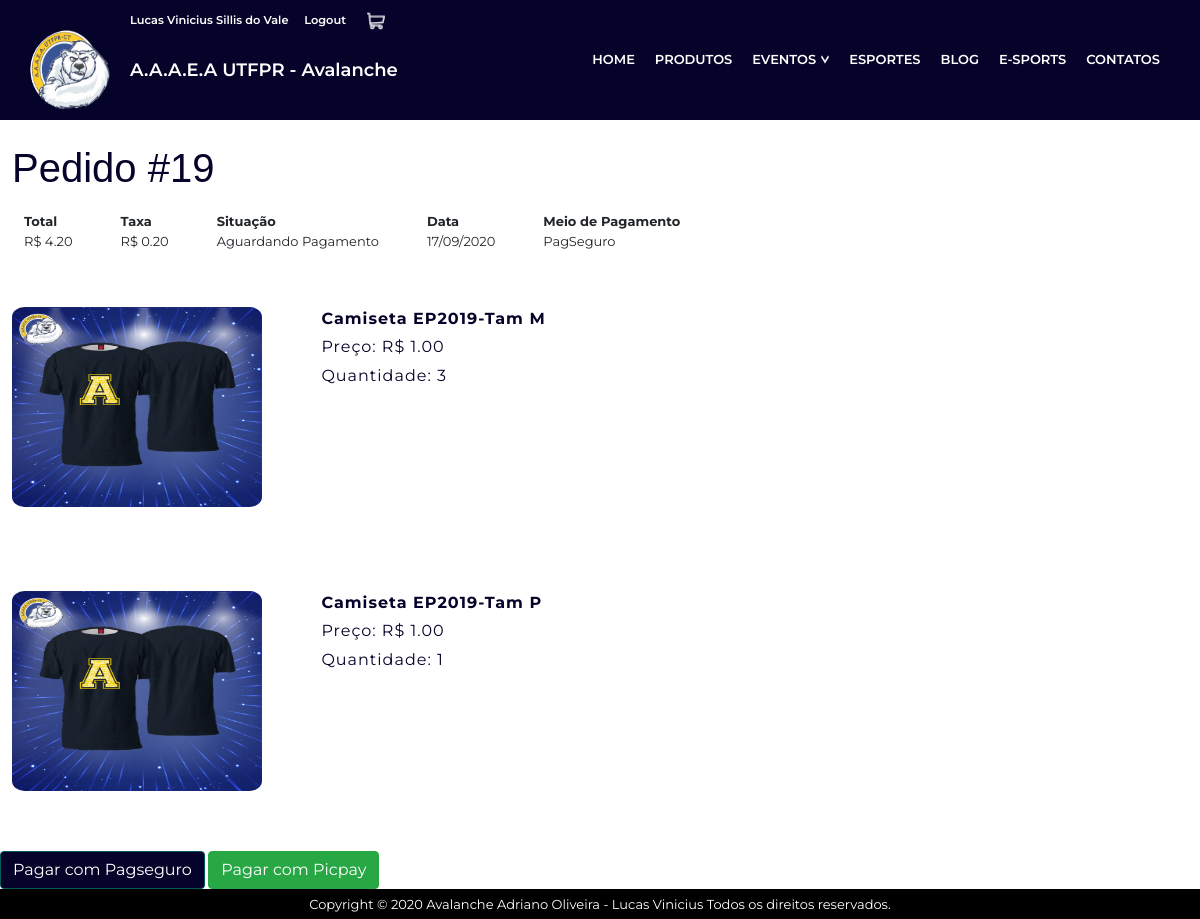
The page /Meus_Pedidos/19 (signed in) on the database its author committed.
### Contas/models.py (models this page shows, shortened)
class user(AbstractBaseUser, PermissionsMixin):
    Cursos = (
    ('Nenhum', 'Nenhum'), ('Administração', 'Administração'), ('Arquitetura e Urbanismo', 'Arquitetura e Urbanismo'),
    ('Bacharelado em Química', 'Bacharelado em Química'),
    ('Comunicação Organizacional', 'Comunicação Organizacional'),
    ('Design', 'Design'),
    ('Educação Física', 'Educação Física'),
    ('Engenharia Ambiental e Sanitária', 'Engenharia Ambiental e Sanitária'),
    ('Engenharia Civil', 'Engenharia Civil'),
    ('Engenharia de Computação', 'Engenharia de Computação'),
    ('Engenharia de Controle e Automação', 'Engenharia de Controle e Automação'),
    ('Engenharia Elétrica', 'Engenharia Elétrica'),
    ('Engenharia Eletrônica', 'Engenharia Eletrônica'),
    ('Engenharia Mecânica', 'Engenharia Mecânica'),
    ('Engenharia Mecatrônica', 'Engenharia Mecatrônica'),
    ('Licenciatura em Física', 'Licenciatura em Física'),
    ('Licenciatura em Letras Inglês', 'Licenciatura em Letras Inglês'),
    ('Licenciatura em Letras Português', 'Licenciatura em Letras Português'),
    ('Licenciatura em Matemática', 'Licenciatura em Matemática'),
    ('Licenciatura em Química', 'Licenciatura em Química'),
    ('Sistemas da Informação', 'Sistemas da Informação'),
    ('Tecnologia em Controle e Automação', 'Tecnologia em Controle e Automação'),
    ('Tecnologia em Design Gráfico', 'Tecnologia em Design Gráfico'),
    ('Tecnologia em Radiologia', 'Tecnologia em Radiologia'),
    ('Tecnologia em Sistemas de Telecomunicação', 'Tecnologia em sistemas de Telecomunicação')
    )
    Nome_completo = models.CharField(max_length=255, null=True,unique=True,help_text="Digite o seu nome COMPLETO")
    email = models.EmailField(max_length=255, unique=True, null=True)
    is_active = models.BooleanField(default=True, null=True)
    is_staff = models.BooleanField(default=False, null=True,verbose_name='Diretor')
    Socio = models.BooleanField(default=False, null=True)
    CPF = BRCPFField(max_length=14,unique=True,blank=False,null=False)
    Curso = models.CharField(max_length=255, choices=Cursos, null=True)
    Registro_Academico = models.IntegerField(blank=True,unique=True,null=True,help_text="Caso não é aluno da utfpr,deixar em Branco")
    Telefone = PhoneNumberField(null=False,blank=False,region='BR')
    termos = models.BooleanField(default=True, null=False,verbose_name="Termo de Aceite")
    timestamp = models.DateTimeField(auto_now_add=True, null=True)
    objects = UserManager()
    USERNAME_FIELD = 'email'
    REQUIRED_FIELDS = ['Nome_completo', 'CPF', 'Curso','Telefone']
    @property
    def get_socio(self):
        return self.Socio
    class Meta:
        verbose_name = 'Usuário'
        verbose_name_plural = 'Usuários'
        ordering = ['Nome_completo']

### ecommerce/models.py (models this page shows, shortened)
class pedidos(models.Model):
    STATUS_CHOICES = (
        (0,'Aguardando Pagamento'),
        (1,'Pagamento Concluído'),
        (2,'Entregue'),
        (3,'Cancelada'),
    )
    PAGAMENTO_CHOICES = (
        ('Deposito','Depósito'),
        ('PagSeguro','PagSeguro'),
        ('PicPay','PicPay'),
    )
    usuario = models.ForeignKey(settings.AUTH_USER_MODEL,verbose_name='Usuário',on_delete=models.CASCADE)
    status = models.IntegerField(choices=STATUS_CHOICES,verbose_name='Status do pedido',default=0,blank=True)
    pagamento = models.CharField(max_length=255,choices=PAGAMENTO_CHOICES,blank=False,null=False,verbose_name='Opção de Pagamento',default='Deposito')
    criado = models.DateField(auto_now_add=True,verbose_name='Data de criação')
    objects = pedidosmanager()
    class Meta:
        verbose_name = 'Pedido'
        verbose_name_plural = 'Pedidos'
    def total(self):
        aggregate_queryset = self.Itens.aggregate(total = models.Sum(models.F('preco')*models.F('quantidade'),output_field =models.DecimalField()))
        return float(aggregate_queryset['total'])

class itemPedido(models.Model):
    pedido = models.ForeignKey(pedidos,verbose_name='Pedido',related_name='Itens',on_delete=models.CASCADE)
    produto = models.ForeignKey(produtos, verbose_name='Produtos', on_delete=models.CASCADE)
    quantidade = models.PositiveIntegerField(verbose_name='Quantidade do item no carrinho', default=1)
    preco = models.DecimalField(decimal_places=2, max_digits=6, verbose_name='Preço')
    class Meta:
        verbose_name = 'item do pedido'
        verbose_name_plural = 'itens do Pedidos'

class produtos(models.Model):
    status = (('Ativo', 'Ativo'), ('Encerrado', 'Encerrado'),)
    modelo = models.ForeignKey(produtobase, verbose_name='Base',null=True,
                               related_name='Produtos',related_query_name='Produtos_Query',on_delete=models.CASCADE)
    name = models.CharField(max_length=255,null = False,blank = False,verbose_name='Nome')
    estoque = models.PositiveIntegerField(verbose_name='Quantidade em estoque')
    Status = models.CharField(max_length=30, null=True, blank=True, choices=status, default='Ativo')
    slug = AutoSlugField(populate_from='name')
    class Meta:
        verbose_name = 'Modelo'
        verbose_name_plural = 'Modelos'
        ordering = ['name']
    def __str__(self):
        return f'{self.modelo.name}-{self.name}'

class produtobase(models.Model):
    Destaque = (('Sim', 'Sim'), ('Não', 'Não'),)
    name = models.CharField(max_length=255,null = False,blank = False,verbose_name='Nome')
    descricao = models.TextField(null = False,blank = False,verbose_name='Descrição')
    thumb = StdImageField(upload_to=get_file_path, null=False, blank=False, verbose_name='thumbnail')
    preco = models.DecimalField(decimal_places=2, max_digits=6, verbose_name='Preço')
    p_socio = models.DecimalField(decimal_places=2, max_digits=6, verbose_name='Preço para Sócio')
    destaque =  models.CharField(max_length=30, null=True, blank=True, choices=Destaque, default='Não')
    slug = AutoSlugField(populate_from='name')
    pub_date = models.DateField(auto_now_add=True, verbose_name='Data de Criação')
    class Meta:
        verbose_name = 'Produto Base'
        verbose_name_plural = 'Produtos Base'
        ordering = ['name']

### ecommerce/views.py (the view)
# urls.py: path('Meus_Pedidos/<int:pk>',PedidoView.as_view(),name = 'PedidoView'),
class PedidoView(LoginRequiredMixin,DetailView):
    template_name = 'PadraoPedido.html'
    query_pk_and_slug = 'pk'
    login_url = 'Login'
    def get_queryset(self):
        return pedidos.objects.filter(usuario = self.request.user)

### ecommerce/templates/PadraoPedido.html (shortened to what this page needs)
{% extends 'Base.html' %}
{%load static%}
{%load bootstrap4 %}
{%block body%}
<div class="order">
    <h2>Pedido #{{ pedidos.pk }}</h2>
        <dl class="dl-horizontal">
            <div class = "order-info-item">
                <dt>Total</dt>
                <dd id="total"> R$ {{ object.total|floatformat:"2"}}</dd>
             </div>
            <div class = "order-info-item">
                <dt>Taxa</dt>
                <dd id="taxa"> R$ {{ object.total|floatformat:"2"}}</dd>
            </div>
            <div class = "order-info-item">
                <dt>Situação</dt>
                <dd>{{ object.get_status_display }}</dd>
            </div>
            <div class = "order-info-item">
                <dt>Data</dt>
                <dd>{{ object.criado|date:"d/m/Y" }}</dd>
            </div>
            <div class = "order-info-item">
                <dt>Meio de Pagamento</dt>
                <dd>{{ object.get_pagamento_display }}</dd>
            </div>
    </dl>
    {% for item in object.Itens.all %}
        <section class="order-section">
                <div class="order-section-image">
                    <img src="{{item.produto.modelo.thumb.url}}" width="150" height="150">
                </div>
                <div class="order-section-info">
                    <p><strong>{{item.produto}}</strong></p>
                    <p>Preço: R$ {{item.preco|floatformat:"2"}}</p>
                    <p>Quantidade: {{item.quantidade}}</p>
                </div>
        </section>
        {%endfor%}
    {%if object.status == 0 %}
        <div class = "checkout-buttons">
            {% buttons%}
                <a href="{%url 'PagSeguro' pedidos.pk %}"><button class="btn btn-primary">Pagar com Pagseguro</button></a>
                <a href="{%url 'Picpay' pedidos.pk %}"><button class="btn btn-success">Pagar com Picpay</button></a>
            {% endbuttons %}
        </div>
    {%endif%}
</div>
{%endblock%}

### Avalancheutfpr/templates/Base.html (shortened to what this page needs)
{% load static %}
{%load bootstrap4 %}
<html>
	<head>
        {% bootstrap_css %}
		<link href="{% static 'css/style.css' %}" rel="stylesheet"/>
	</head>
	<body>
		<header>
            {%if user.is_authenticated%}
            <div class="adicional">
            <div class="usuario"><pre><a href="{%url 'Minha_Conta'%}">{{user.Nome_completo}}</a>     <a href="{%url 'Logout'%}">Logout</a> </pre></div>
            <a href="{% url 'Carrinho'%}"><div class="cart-icon"><img src="{% static 'assets/Cart.png' %}"></div></a>
            </div>
            {%else%}
    <div class="adicional">
        <div class="usuario"><pre><a href="{%url 'Login'%}">Login</a>     <a href="{%url 'Cadastro'%}">Cadastre-se</a></pre></div>
        <a href="{% url 'Carrinho'%}"><div class="cart-icon"><img src="{% static 'assets/Cart.png' %}"></div></a>
    </div>
            {%endif%}
    <div class="header">
        <div class="logo">
            <div class="logoimg"><a href="{% url 'Home'%}"><img src="{%static 'assets/logo.png'%}"></a></div>
        </div>
        <div class="logo-texto"><a href="{% url 'Home'%}">A.A.A.E.A UTFPR - Avalanche</a></div>
        <div class="menu">
             <nav class="menu_nav">
                <ul>
                    <li ><a href="{% url 'Home' %}">Home</a></li>
                    <li><a href="{% url 'Produtos'%}">Produtos</a></li>
                    <li><a href="#">Eventos<img src="{% static 'assets/seta-baixo.png'%}"></a>
                    </li>
                    <li><a href="{% url 'Esportes'%}">Esportes</a></li>
                    <li><a href="{% url 'Blog'%}">Blog</a></li>
                    <li><a href="{% url 'E-sports'%}">E-Sports</a></li>
                    <li><a href="{% url 'Contatos'%}">Contatos</a></li>
                </ul>
            </nav>
        </div>
    </div>
    </header>
		{%block body%}
		{%endblock%}
		<footer>
    <div class="footer--area">
        <div class="footer--item">
                Copyright © 2020  Avalanche Adriano Oliveira - Lucas Vinicius Todos os direitos reservados.
        </div>
    </div>
</footer>
	</body>
</html>

### Avalancheutfpr/static/css/style.css (style rules this page uses)
* { margin:0; padding:0; box-sizing:border-box; }
body { font-family:'Montserrat', Arial, Helvetica, sans-serif; font-size:13px; overflow-x:hidden; }
header { height:120px; background-color:#050329 ; color:#FFF; position: sticky; top: 0; }
.adicional { max-width:1140px; height:20px; margin:auto; padding-top: 12px; display:flex; }
.adicional .usuario a, .adicional .usuario pre { text-decoration: none; font-weight: 600; font-family:'Montserrat', Arial, Helvetica, sans-serif; color: #FFF; }
.adicional .usuario { margin-left: 100px; }
.adicional img { width: 18px; height: 18px; margin-left: 100%; }
.header { max-width:1140px; height:100px; margin:auto; display:flex; align-items:center; }
.logo { width:100px; }
.logoimg img { width:80px; height:80px; background-color:#050329; border-radius:40px; }
.logo-texto { font-size: 18px; font-weight: 600; }
.logo-texto a { text-decoration:None; color:white; }
.menu { flex:1; display:flex; justify-content: flex-end; }
.menu li { list-style:none; }
.menu ul { display:flex; position:relative; }
.menu li a { display:flex; color:#FFF; text-transform: uppercase; font-weight: 600; text-decoration: none; padding-left:10px; padding-right:10px; height:35px; align-items:center; border-bottom:5px solid #050329; }
nav img { width: 13px; height: 13px; padding-left: 5px; }
footer { background-color:#000; }
.footer--item { display: flex; justify-content: center; max-width:1140px; height: 30px; line-height: 30px; margin:auto; color:#FFF; font-size:13px; padding:0 10px 10px 10px; }
.order { min-height:92vh; display:flex; flex-direction:column; }
.order h2 { font-family:'Road_Rage', Arial, Helvetica, sans-serif; color:#050329; padding-top:1vh; margin: 2vh 1vw 1vw 1vw; font-size:40px; }
.dl-horizontal { display:flex; flex-direction:row; flex-wrap:wrap; }
.order-info-item { padding: 1vh 1vw 1vh 1vw; margin-right:1vw; margin-left:1vw; }
.order-section { display:flex; flex-direction:row; width:100%; padding:2% 0% 5% 1% ; }
.order-section-image { padding-right:5%; }
.order-section-image img { border-radius:5%; width:250px; height:200px; }
.order-section-info { display:flex; flex-direction:column; flex-wrap:wrap; }
.order-section-info p { font-size:16px; font-stretch: extra-expanded; margin-bottom:2%; letter-spacing:1px; color:#050329; }
.btn-primary { color:#fff;background-color:#050329;border-color:#005a5a }

### rows shown on the page
user: Nome_completo "Lucas Vinicius Sillis do Vale"
pedidos: pk "19", status "Aguardando Pagamento", criado "17/09/2020", pagamento "PagSeguro"
itemPedido: produto.modelo.thumb (picture), produto "Camiseta EP2019-Tam M", preco "1.00", quantidade "3"
itemPedido: produto.modelo.thumb (picture), produto "Camiseta EP2019-Tam P", preco "1.00", quantidade "1"
